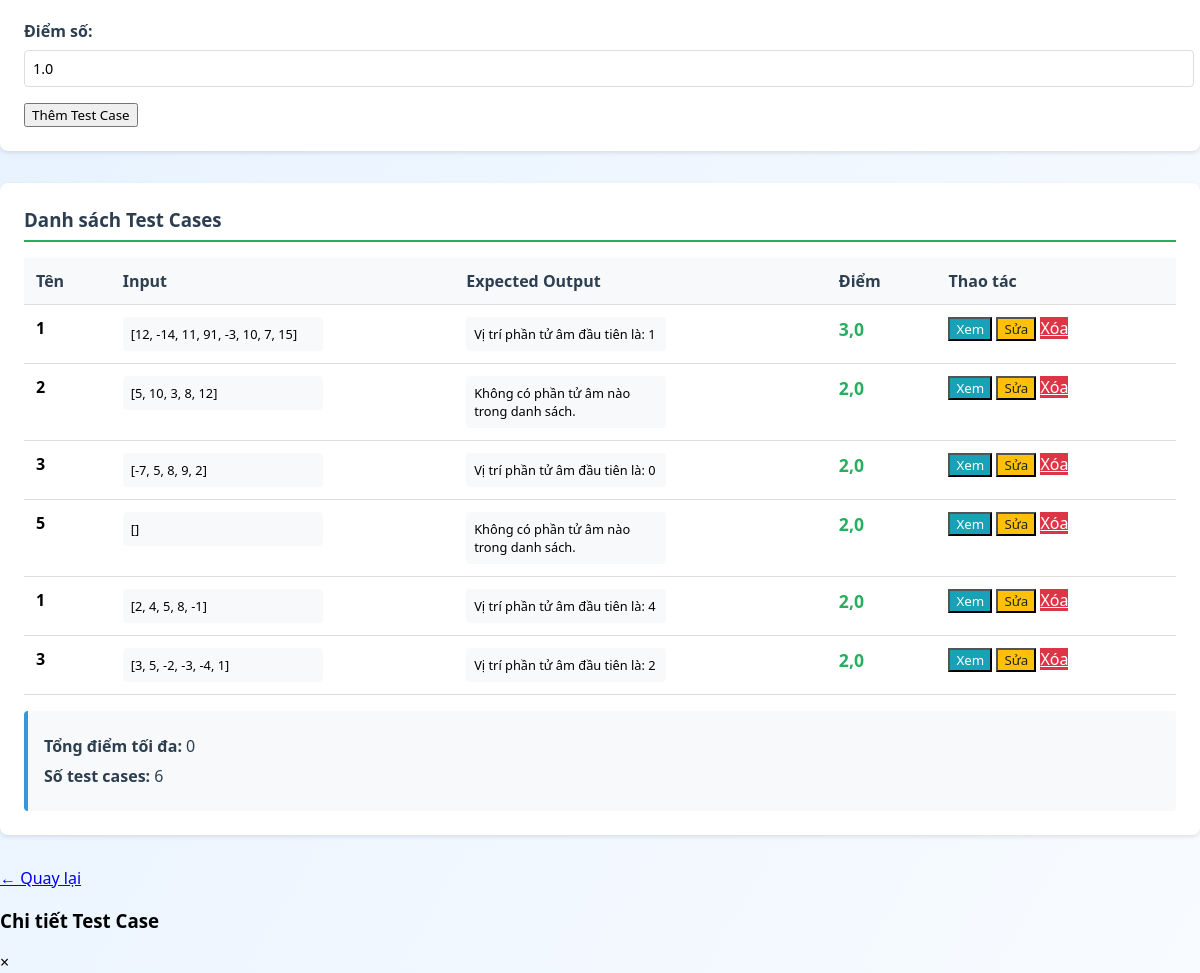
Before: /quan-ly-test-case/6/ (signed in, lower part) with the older database file.
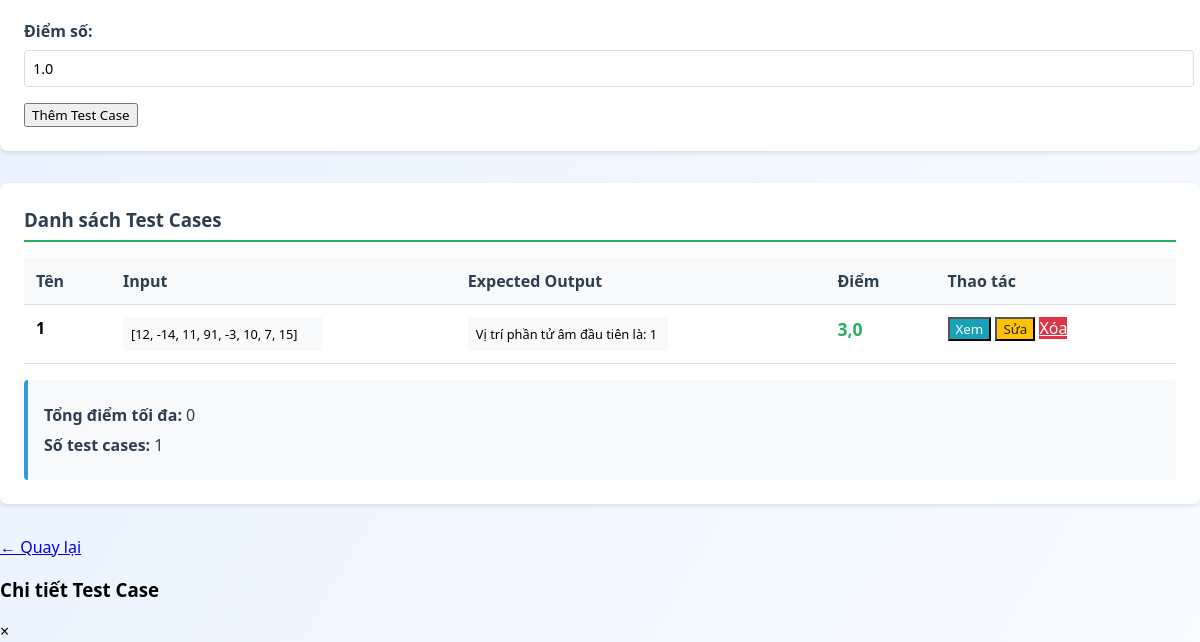
After: the same page with the newer database file.
### teacherapp/models.py (models this page shows, shortened)
class TestCase(models.Model):
    bai_tap = models.ForeignKey(BaiTap, on_delete=models.CASCADE, related_name='test_cases')
    ten_test = models.CharField(max_length=100)
    input_data = models.TextField()  # Input cho test case
    expected_output = models.TextField()  # Output mong đợi
    diem_so = models.FloatField(default=1.0)  # Điểm cho test case này

### teacherapp/views.py (the view, shortened to what this page needs)
# urls.py: path('quan-ly-test-case/<int:bai_tap_id>/', views.quan_ly_test_case, name='quan_ly_test_case'),
@login_required
def quan_ly_test_case(request, bai_tap_id):
    try:
        account = Account.objects.get(username=request.user.username)
        if not account.is_teacher:
            return redirect('student_home')
    except Account.DoesNotExist:
        return redirect('signin')
    bai_tap = get_object_or_404(BaiTap, id=bai_tap_id, nguoi_tao=request.user)
    if bai_tap.loai_baitap != 'code':
        messages.error(request, 'Chỉ có thể tạo test case cho bài lập trình!')
        return redirect('cham_diem')
    test_cases = TestCase.objects.filter(bai_tap=bai_tap)
    context = {
        'bai_tap': bai_tap,
        'test_cases': test_cases,
        'title': f'Test Case: {bai_tap.tieu_de}'
    }
    return render(request, 'teacher_page/quan_ly_test_case.html', context)

### templates/teacher_page/quan_ly_test_case.html (shortened to what this page needs)
{% extends 'teacher_page/gv_base.html' %}
{% load static %}
{% block extra_css %}
<link rel="stylesheet" href="{% static 'css/teacher/test_case.css' %}">
{% endblock %}
{% block content %}
<div class="container">
    <div class="test-case-form">
        <form method="POST">
            <div class="form-group">
                <label for="diem_so">Điểm số:</label>
                <input type="number" id="diem_so" name="diem_so" step="0.1" min="0" max="10" value="1.0" required>
            </div>
            <button type="submit" class="btn btn-primary">Thêm Test Case</button>
        </form>
    </div>
    <div class="test-case-list">
        <h3>Danh sách Test Cases</h3>
        {% if test_cases %}
        <div class="table-responsive">
            <table class="test-case-table">
                <thead>
                    <tr>
                        <th>Tên</th>
                        <th>Input</th>
                        <th>Expected Output</th>
                        <th>Điểm</th>
                        <th>Thao tác</th>
                    </tr>
                </thead>
                <tbody>
                    {% for test_case in test_cases %}
                    <tr>
                        <td><strong>{{ test_case.ten_test }}</strong></td>
                        <td>
                            <div class="code-preview">
                                <pre>{{ test_case.input_data|truncatechars:100 }}</pre>
                            </div>
                        </td>
                        <td>
                            <div class="code-preview">
                                <pre>{{ test_case.expected_output|truncatechars:100 }}</pre>
                            </div>
                        </td>
                        <td><span class="score">{{ test_case.diem_so }}</span></td>
                        <td>
                            <div class="action-buttons">
                                <button class="btn btn-sm btn-info" onclick="xemChiTiet({{ test_case.id }})">Xem</button>
                                <button class="btn btn-sm btn-warning" onclick="suaTestCase({{ test_case.id }})">Sửa</button>
                                <a href="{% url 'xoa_test_case' test_case.id %}" class="btn btn-sm btn-danger" onclick="return confirm('Bạn có chắc muốn xóa test case này?')">Xóa</a>
                            </div>
                        </td>
                    </tr>
                    {% endfor %}
                </tbody>
            </table>
        </div>
        <div class="test-summary">
            <p><strong>Tổng điểm tối đa:</strong>
                {% with total_score=0 %}
                    {{ total_score }}
                {% endwith %}
            </p>
            <p><strong>Số test cases:</strong> {{ test_cases|length }}</p>
        </div>
        {% else %}
        <div class="empty-state">
            <p>Chưa có test case nào được tạo.</p>
            <p>Hãy thêm ít nhất một test case để có thể chấm bài tự động.</p>
        </div>
        {% endif %}
    </div>
    <div class="back-actions">
        <a href="{% url 'chi_tiet_bai_tap' bai_tap.id %}" class="btn btn-back">← Quay lại</a>
    </div>
</div>
<div id="testCaseModal" class="modal">
    <div class="modal-content">
        <div class="modal-header">
            <h3>Chi tiết Test Case</h3>
            <span class="close" onclick="closeTestCaseModal()">&times;</span>
        </div>
    </div>
</div>
{% endblock %}

Changed rows visible on the page:
removed TestCase: ten_test "2", input_data "[5, 10, 3, 8, 12]", expected_output "Không có phần tử âm nào trong danh sách.", diem_so "2,0"
removed TestCase: ten_test "3", input_data "[-7, 5, 8, 9, 2]", expected_output "Vị trí phần tử âm đầu tiên là: 0", diem_so "2,0"
removed TestCase: ten_test "5", input_data "[]", expected_output "Không có phần tử âm nào trong danh sách.", diem_so "2,0"
removed TestCase: ten_test "1", input_data "[2, 4, 5, 8, -1]", expected_output "Vị trí phần tử âm đầu tiên là: 4", diem_so "2,0"
removed TestCase: ten_test "3", input_data "[3, 5, -2, -3, -4, 1]", expected_output "Vị trí phần tử âm đầu tiên là: 2", diem_so "2,0"
Other visible differences:
{{ test_cases|length }}: "6" → "1"
